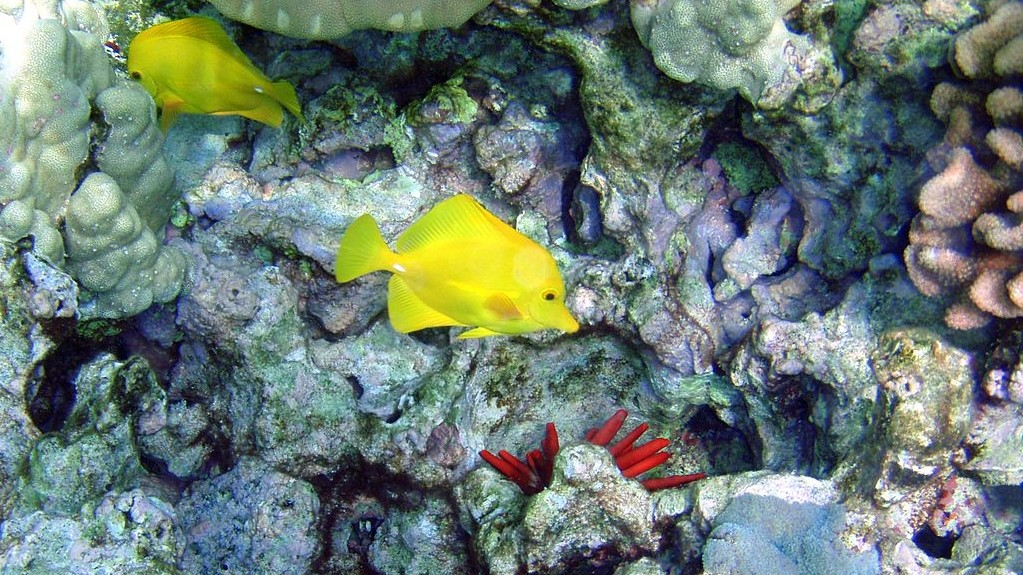
#> input picture yellow-tang.jpg, 1023 x 575 px
$ python FindInImage.py   (older library calls are emulated)
#> lines starting #> are read from the running program, lines starting #| are printed output that depends on the picture; after the words box and inside, x2 and y2 are one past the last pixel; in counts of white or black regions, pixels touching at a corner belong together
import cv2
import numpy as np
import math
from decimal import Decimal

frame = cv2.imread('yellow-tang.jpg')
#> frame is the input picture: shape (575, 1023, 3); mean B, G, R 115.3, 123.6, 107.3

hsv = cv2.cvtColor(frame, cv2.COLOR_BGR2HSV)
#> hsv: shape (575, 1023, 3); mean H, S, V 83.9, 81.9, 133.9

#Lower color limit for yellow:
lower_color = np.array([27, 100, 100])
#Upper color limit for yellow
upper_color = np.array([47,255,255])

height = np.size(frame, 0)
#> height = 575
width = np.size(frame, 1)
#> width = 1023

centerX = width/2
#> centerX = 511.5
centerY = height/2
#> centerY = 287.5

cv2.line(frame,(int(width/2) ,0),(int(width/2), 3 * int(height/8) ),(255,255,255),3) #line top center to box
cv2.line(frame,(int(width/2) ,height),(int(width/2), 5 * int(height/8) ),(255,255,255),3) #line bottom center to box
cv2.line(frame,(0,int(height/2)),(3 * int(width/8), int(height/2)),(255,255,255),3) #line left center to box
cv2.line(frame,(width,int(height/2)),(5 * int(width/8), int(height/2)),(255,255,255),3) #line right center to box
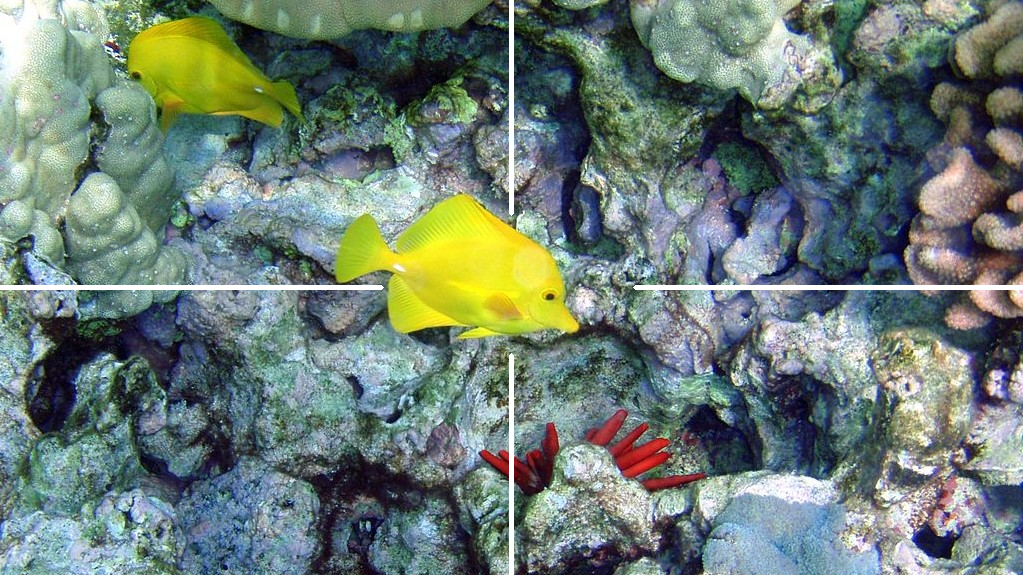
#> frame: shape (575, 1023, 3); mean B, G, R 116.7, 125, 108.8

mask = cv2.inRange(hsv, lower_color, upper_color)
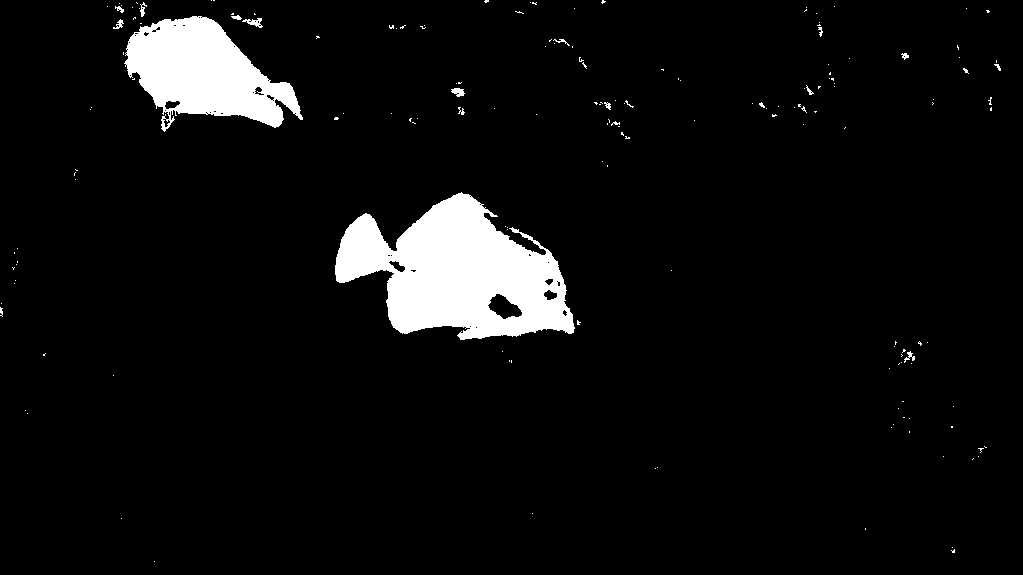
#> mask: shape (575, 1023); 5.7% white; 170 white regions (152 under 20 px)
im2, contours, hierarchy = cv2.findContours(mask, cv2.RETR_TREE, cv2.CHAIN_APPROX_SIMPLE)
#> contours = 230 contours, 210 with area under 20; largest, box (x1, y1, x2, y2) and area: (335, 192, 575, 340) 21068, (124, 16, 303, 132) 11538, (487, 293, 523, 320) 528, (388, 260, 406, 273) 104, (543, 289, 558, 301) 102
contour_sizes = [(cv2.contourArea(contour), contour) for contour in contours]
#> contour_sizes = 230 items
biggest_contour = max(contour_sizes, key=lambda x: x[0])[1]
#> biggest_contour = contour of 472 points, box (x1, y1, x2, y2) (335, 192, 575, 340), area 21068
x,y,w,h = cv2.boundingRect(biggest_contour)
#> x = 335; y = 192; w = 240; h = 148
cv2.rectangle(frame,(x,y),(x+w,y+h),(255,0,0),2)

cirX = int((x+(x+w))/2)
#> cirX = 455
cirY = int((y+(y+h))/2)
#> cirY = 266

cv2.circle(frame, (cirX, cirY), 10, (255,0,0), -1)

cv2.line(frame,(int(width/2), int(height/2)),(cirX,cirY),(0,255,0),3)

xErrorPercent = round(Decimal((cirX - centerX) / ((width/2)-10)), 2)
yErrorPercent = round(Decimal((centerY - cirY) / ((height/2)-10)), 2)

cv2.rectangle(frame,(0, height), (450,int(height - 75)), (0,0,0), -1)

cv2.putText(frame,'X Error Percent: ' + str(xErrorPercent),
(5,height-55), cv2.FONT_HERSHEY_SIMPLEX, .5, (0,0,255), 1, cv2.LINE_AA)

cv2.putText(frame,' Y Error Percent: ' + str(yErrorPercent),
(185,height-55), cv2.FONT_HERSHEY_SIMPLEX, .5, (0,255,0), 1, cv2.LINE_AA)

maxSpeed = 1325
minSpeed = 1131
rangeToMap = maxSpeed - minSpeed

curve = int(xErrorPercent * rangeToMap)
#> curve = -21
throttle = int(yErrorPercent * rangeToMap) + minSpeed
#> throttle = 1146

leftMotorSpeed = throttle
#> leftMotorSpeed = 1146
rightMotorSpeed = throttle
#> rightMotorSpeed = 1146
found = False

green = 0
red = 255
cv2.rectangle(frame, ( 3 * int(width/8) , 5 * int(height/8) ), ( 5 * int(width/8), 3 * int(height/8) ), (0, green , red), 3)

if abs(xErrorPercent) < .22 and abs(yErrorPercent) < .20:
    green = 255
    red = 0
    found = True
    capture = True

    if found and capture:
        cv2.imwrite('capture.png' , frame)
        capture = False
        #found box
        cv2.rectangle(frame, ( 3 * int(width/8) , 5 * int(height/8) ), ( 5 * int(width/8), 3 * int(height/8) ), (0, green , red), 3)

    elif throttle <= minSpeed:
        throttle = 0
        if curve < 0:
            rightMotorSpeed = maxSpeed
            leftMotorSpeed = 0
        elif curve > 0:
            leftMotorSpeed = maxSpeed
            rightMotorSpeed = 0

    elif curve > 0:
        rightMotorSpeed = throttle - curve

    elif curve < 0:
        leftMotorSpeed = throttle + curve

motorDiff = abs(rightMotorSpeed - leftMotorSpeed)
#> motorDiff = 0

cv2.putText(frame,'Curve: ' + str(curve)  + ' Throttle: ' + str(throttle) + '        Found: ' + str(found) ,
(5,height-35), cv2.FONT_HERSHEY_SIMPLEX, .5, (255,255,255), 1, cv2.LINE_AA)

cv2.putText(frame, 'Left Motor: ' + str(leftMotorSpeed) + ' Right Motor: ' + str(rightMotorSpeed) + ' motorDiff: ' + str(motorDiff),
(5,height-10), cv2.FONT_HERSHEY_SIMPLEX, .5, (255,255,255), 1, cv2.LINE_AA)
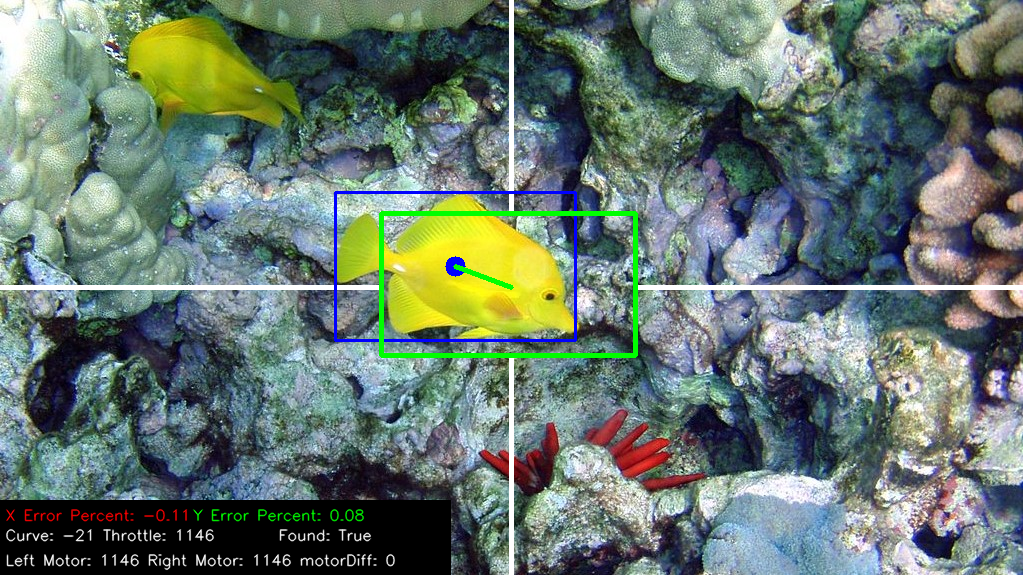
#> frame: shape (575, 1023, 3); mean B, G, R 109, 118.7, 102.4

cv2.imshow('frame', frame)

if cv2.waitKey(0) & 0xFF:
#> (key Esc is pressed here)
    cv2.destroyAllWindows()
